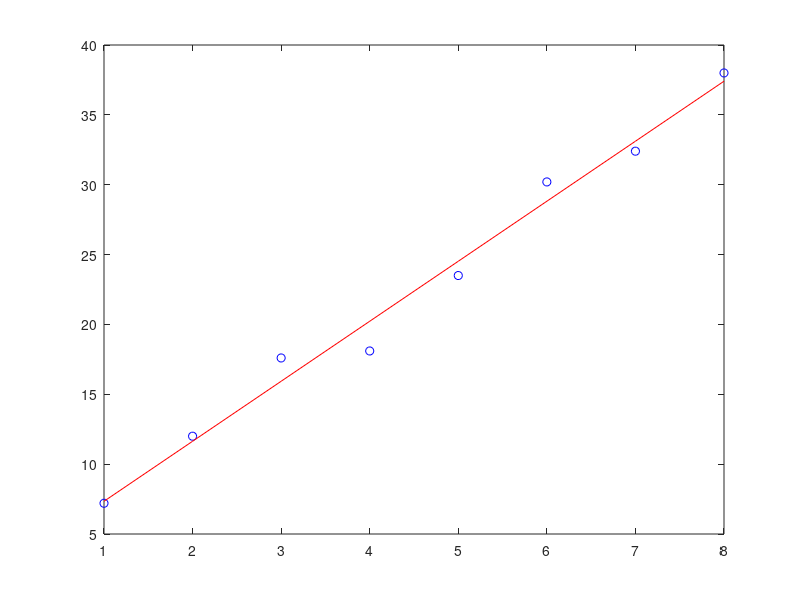

Reproduce this figure in MATLAB.
%% Fit a Line

x = 1:8;
y = [7.20   12.00   17.60   18.1   23.50   30.20   32.40   38.00];
plot(x,y,"ob")

% Task 1
c = polyfit(x,y,1);

% Task 2
yFit = polyval(c,x);

% Task 3
hold on
plot(x,yFit,"red")
hold off